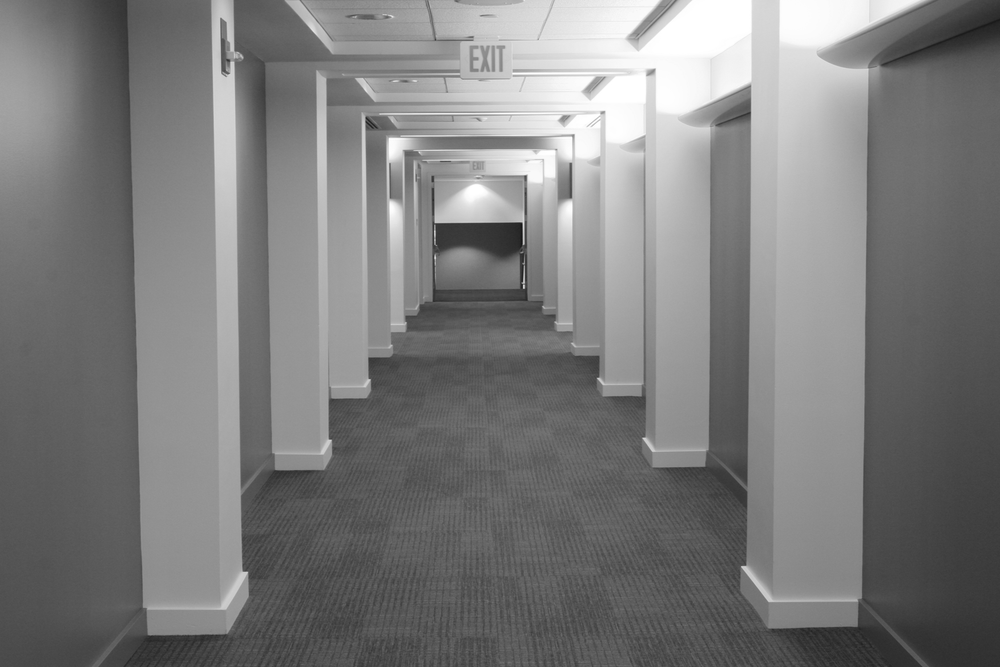
#> input picture Εργαστηριακή Ασκηση - Μέρος Α -2024-2025/Images/Ασκηση 6/hallway.png, 1000 x 667 px, shrunk from 1752 x 1168 before the run
$ jupyter execute --allow-errors askisi6.ipynb   (shell and % lines are left out)
#> lines starting #> are read from the running program, lines starting #| are printed output that depends on the picture; after the words box and inside, x2 and y2 are one past the last pixel; in counts of white or black regions, pixels touching at a corner belong together
# <span style="color:rgb(213,80,0)">exercise6\_edge\_detection\_hallway.m</span>

Exercise 6 – Edge detection & Hough transform on hallway.png

<pre>
1) Sobel gradient magnitude and direction
2) Global thresholding with multiple options
3) BONUS: Hough line detection, visualization, and vanishing point analysis
</pre>

Author: ANGELOS NIKOLAOS POTAMIANOS Date : MAY 2025

#> (a cell that did not finish here is left out)

## \-\-\-\-\-\-\-\-\-\-\-\-\-\-\-\-\-\- Parameters \-\-\-\-\-\-\-\-\-\-\-\-\-\-\-\-\-\-\-\-\-\-\-\-\-\-\-\-\-\-\-\-\-\-\-\-\-\-\-\-

#> (a cell that did not finish here is left out)

## \-\-\-\-\-\-\-\-\-\-\-\-\-\-\-\-\-\- Load image \-\-\-\-\-\-\-\-\-\-\-\-\-\-\-\-\-\-\-\-\-\-\-\-\-\-\-\-\-\-\-\-\-\-\-\-\-\-\-\-

#> (a cell that did not finish here is left out)

#> (a cell that did not finish here is left out)

## 1. Sobel gradients \-\-\-\-\-\-\-\-\-\-\-\-\-\-\-\-\-\-\-\-\-\-\-\-\-\-\-\-\-\-\-\-\-\-\-\-\-\-\-\-\-\-\-\-\-\-\-\-\-\-\-\-

#> (a cell that did not finish here is left out)

#> (a cell that did not finish here is left out)

#> (a cell that did not finish here is left out)

#> (a cell that did not finish here is left out)

#> (a cell that did not finish here is left out)

#> (a cell that did not finish here is left out)

#> (a cell that did not finish here is left out)

## 2. Global threshold (Otsu and alternatives) \-\-\-\-\-\-\-\-\-\-\-\-\-\-\-\-\-\-\-\-\-\-\-\-\-\-\-

#> (a cell that did not finish here is left out)

#> (a cell that did not finish here is left out)

#> (a cell that did not finish here is left out)

#> (a cell that did not finish here is left out)

## 3. BONUS – Hough Transform for Line Detection \-\-\-\-\-\-\-\-\-\-\-\-\-\-\-\-\-\-\-\-\-\-\-\-\-

#> (a cell that did not finish here is left out)

#> (a cell that did not finish here is left out)

#> (a cell that did not finish here is left out)

#> (a cell that did not finish here is left out)

#> (a cell that did not finish here is left out)

#> (a cell that did not finish here is left out)

#> (a cell that did not finish here is left out)

#> (a cell that did not finish here is left out)

#> (a cell that did not finish here is left out)

#> (a cell that did not finish here is left out)

#> (a cell that did not finish here is left out)

#> (a cell that did not finish here is left out)

#> (a cell that did not finish here is left out)

#> (a cell that did not finish here is left out)

# [PYTHON FOR HOUGH]

# Line Detection in Hallway Image using Hough Transform

This notebook demonstrates line detection in an image using the Canny edge detection algorithm and the Probabilistic Hough Transform. The process consists of the following steps:

1. Load and prepare the image
2. Apply edge detection using the Canny algorithm
3. Detect lines using the Probabilistic Hough Transform
4. Overlay the detected lines on the original image

## 1. Import Required Libraries

[cell 30]
import os

import matplotlib.pyplot as plt
import numpy as np
from PIL import Image
from skimage.color import rgb2gray
from skimage.feature import canny
from skimage.transform import probabilistic_hough_line

# Enable inline plotting

## 2. Load and Prepare the Image

[cell 31]
# Load and prepare the image
img_path = os.path.join("Images", "Ασκηση 6", "hallway.png")
img_rgb = Image.open(img_path).convert("RGB")
img = np.array(img_rgb)
gray = rgb2gray(img)

# Display the original image
plt.figure(figsize=(10, 6))
plt.imshow(img)
plt.axis('off')
plt.title('Original Image')
plt.show()

## 3. Edge Detection

We'll use the Canny edge detection algorithm with a slightly higher sigma to reduce texture noise and tweaked low/high thresholds.

[cell 32]
# Edge detection using Canny algorithm
edges = canny(gray, sigma=2.0, low_threshold=0.05, high_threshold=0.2)
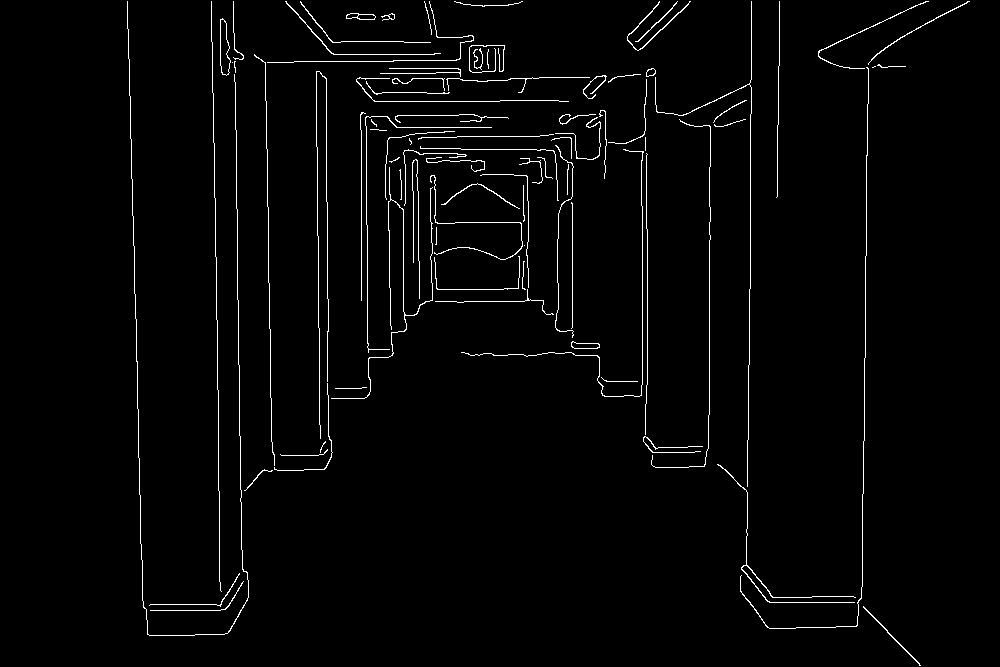
#> edges: shape (667, 1000) bool; 2.2% white in thin lines or dots, all inside (x1, y1, x2, y2) = (127, 1, 970, 666)

# Display the edge-detected image
plt.figure(figsize=(10, 6))
plt.imshow(edges, cmap='gray')
plt.axis('off')
plt.title('Canny Edge Detection')
plt.show()

## 4. Probabilistic Hough Transform

The Probabilistic Hough Transform is an optimization of the standard Hough Transform that processes only a random subset of points. It returns line segments rather than the parameters of the line.

[cell 33]
# Probabilistic Hough Transform to detect lines
lines = probabilistic_hough_line(
    edges,
    threshold=10,     # accumulator threshold
    line_length=60,   # minimum accepted line length
    line_gap=10       # maximum gap to allow connecting segments
)
#> lines = 92 items

print(f"Number of lines detected: {len(lines)}")
#| Number of lines detected: 92
print(f"Example of a detected line: {lines[0] if lines else 'No lines detected'}")
#| Example of a detected line: ((213, 142), (211, 1))

## 5. Overlay Detected Lines on the Original Image

[cell 34]
# Overlay detected lines on the original image
fig, ax = plt.subplots(figsize=(10, 6))
ax.imshow(img)
for ((x0, y0), (x1, y1)) in lines:
    ax.plot([x0, x1], [y0, y1], linewidth=2)  # default color cycle
#> this loop made 92 passes
#> (x0, y0, x1, y1) on passes 1 to 12: (213, 142, 211, 1), (572, 353, 572, 163), (361, 300, 361, 130), (218, 455, 217, 342), (217, 341, 214, 143), (862, 560, 864, 389), (750, 288, 750, 114), (268, 255, 266, 101), (647, 285, 646, 172), (864, 388, 865, 311), (709, 414, 709, 222), (239, 424, 237, 253)
ax.set_axis_off()
ax.set_title(f"Probabilistic Hough lines detected: {len(lines)}")
plt.show()
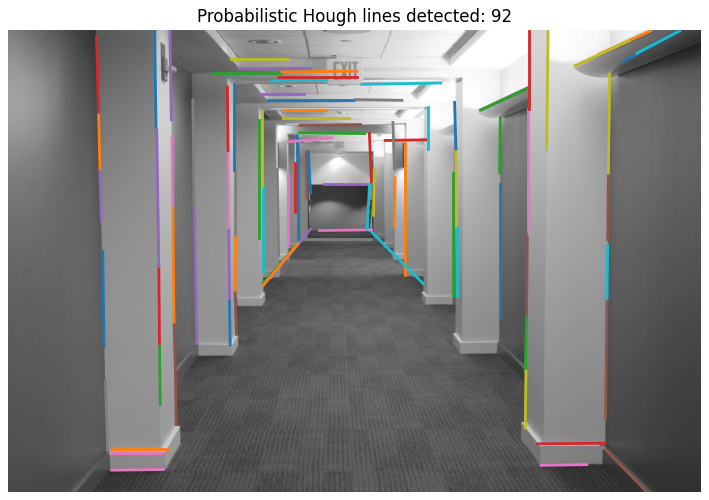
#> figure drawn by matplotlib, 1 panel

# Save the overlay for downloading
overlay_path = "hallway_hough.png"
fig.savefig(overlay_path, bbox_inches="tight")
print(f"Overlay image saved to: {overlay_path}")

## 6. Experiment with Different Parameters (Optional)

You can experiment with different parameters for both the Canny edge detection and the Probabilistic Hough Transform to see how they affect the results.

[cell 35]
# Function to perform line detection with different parameters
def detect_lines(sigma, low_threshold, high_threshold, hough_threshold, min_line_length, max_line_gap):
    # Edge detection
#> called with sigma = 1.5, low_threshold = 0.03, high_threshold = 0.15, hough_threshold = 15, min_line_length = 80, max_line_gap = 5
    edges = canny(gray, sigma=sigma, low_threshold=low_threshold, high_threshold=high_threshold)
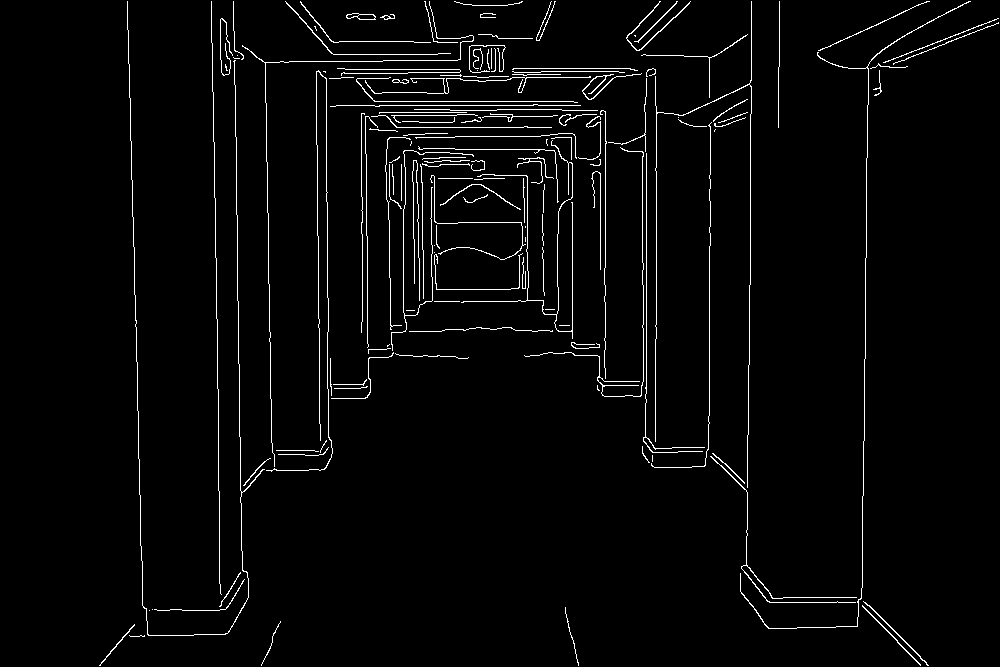
#> edges: shape (667, 1000) bool; 2.8% white in thin lines or dots, all inside (x1, y1, x2, y2) = (99, 1, 999, 666)

    # Hough transform
    lines = probabilistic_hough_line(
        edges,
        threshold=hough_threshold,
        line_length=min_line_length,
        line_gap=max_line_gap
    )
#> lines = 71 items

    # Plot results
    fig, (ax1, ax2) = plt.subplots(1, 2, figsize=(15, 6))

    # Edge detection result
    ax1.imshow(edges, cmap='gray')
    ax1.set_title(f'Canny: sigma={sigma}, low={low_threshold}, high={high_threshold}')
    ax1.set_axis_off()

    # Line detection result
    ax2.imshow(img)
    for ((x0, y0), (x1, y1)) in lines:
        ax2.plot([x0, x1], [y0, y1], linewidth=2)
#> this loop made 71 passes
#> (x0, y0, x1, y1) on passes 1 to 12: (218, 441, 217, 328), (573, 101, 374, 101), (214, 197, 212, 43), (656, 338, 656, 106), (750, 284, 750, 114), (237, 272, 236, 159), (605, 267, 605, 111), (241, 496, 239, 382), (217, 327, 215, 202), (646, 402, 646, 153), (820, 50, 926, 1), (572, 346, 572, 163)
    ax2.set_title(f'Hough: threshold={hough_threshold}, length={min_line_length}, gap={max_line_gap}\nLines: {len(lines)}')
    ax2.set_axis_off()

    plt.tight_layout()
    plt.show()
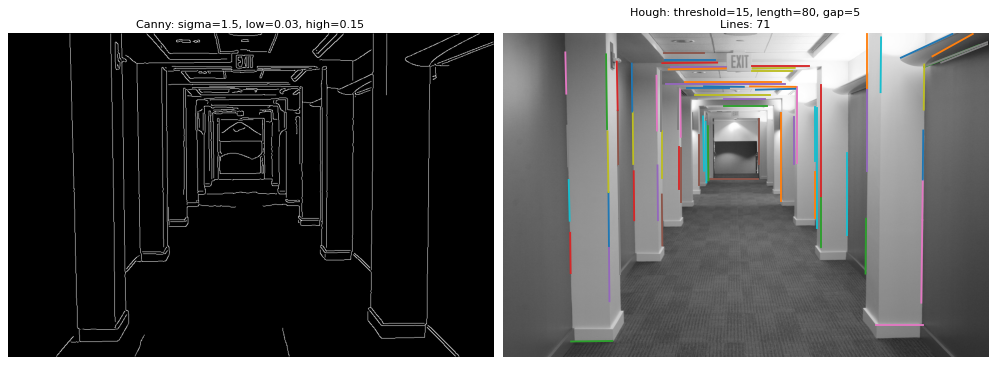
#> figure drawn by matplotlib, 2 panels

    return len(lines)

# Try with different parameters - uncomment to experiment
detect_lines(sigma=1.5, low_threshold=0.03, high_threshold=0.15, hough_threshold=15, min_line_length=80, max_line_gap=5)
detect_lines(sigma=2.5, low_threshold=0.08, high_threshold=0.25, hough_threshold=8, min_line_length=40, max_line_gap=15)
#> call 2 of detect_lines, with sigma = 2.5, low_threshold = 0.08, high_threshold = 0.25, hough_threshold = 8, min_line_length = 40, max_line_gap = 15
#> in detect_lines (call 2), `edges = canny(gray, sigma=sigma, low_threshold=low_threshold, high_thr..`:
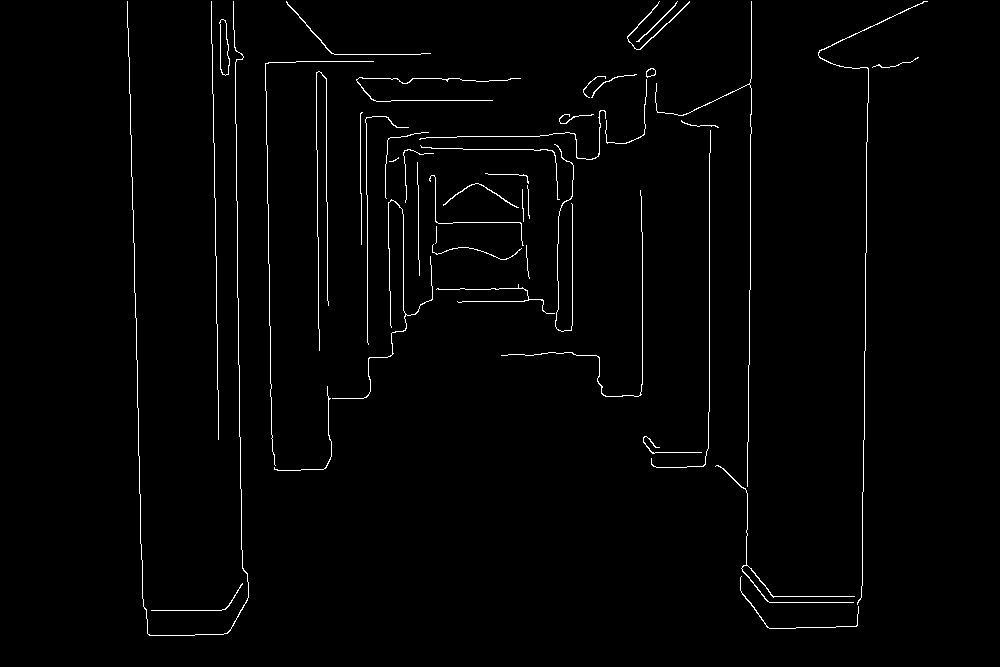
#> edges: shape (667, 1000) bool; 1.5% white in thin lines or dots, all inside (x1, y1, x2, y2) = (127, 1, 928, 636)
#> in detect_lines (call 2), `lines = probabilistic_hough_line( edges, threshold=hough_threshold, li..`: lines = 118 items
#> the loop in detect_lines (call 2), `for ((x0, y0), (x1, y1)) in lines:` made 118 passes
#> (x0, y0, x1, y1) on passes 1 to 12: (709, 411, 709, 153), (237, 257, 236, 144), (272, 451, 265, 63), (218, 436, 211, 1), (748, 414, 750, 243), (750, 242, 750, 114), (683, 115, 749, 83), (747, 502, 748, 415), (867, 141, 868, 68), (864, 403, 865, 290), (642, 384, 642, 232), (234, 47, 233, 1)
#> in detect_lines (call 2), `plt.show()`:
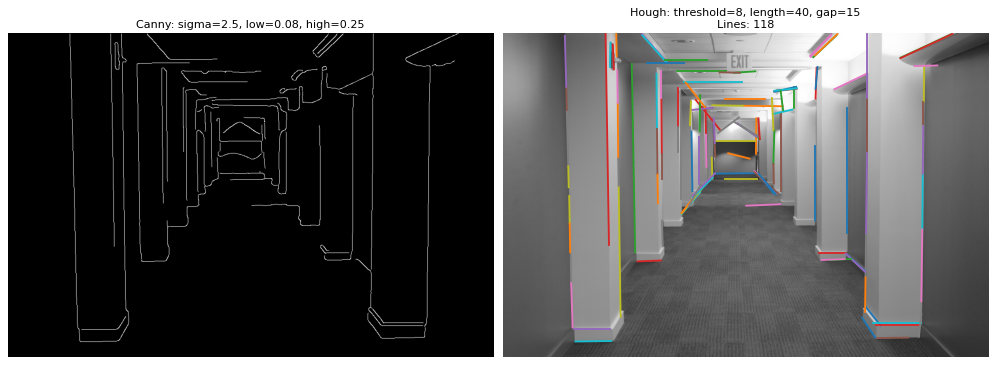
#> figure drawn by matplotlib, 2 panels
